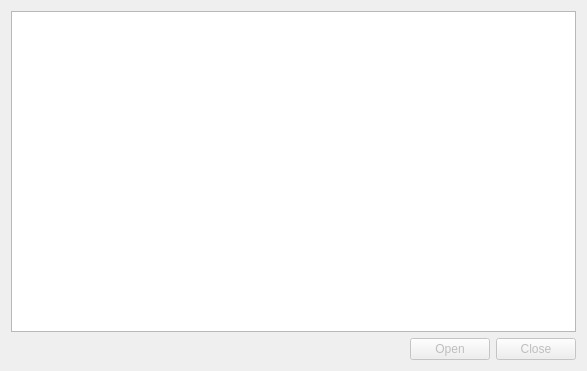
<?xml version="1.0" encoding="UTF-8"?>
<ui version="4.0">
 <class>CompilingDialog</class>
 <widget class="QDialog" name="CompilingDialog">
  <property name="windowModality">
   <enum>Qt::ApplicationModal</enum>
  </property>
  <property name="enabled">
   <bool>true</bool>
  </property>
  <property name="geometry">
   <rect>
    <x>0</x>
    <y>0</y>
    <width>587</width>
    <height>371</height>
   </rect>
  </property>
  <property name="windowTitle">
   <string>Clash Resource Pack Editor</string>
  </property>
  <property name="autoFillBackground">
   <bool>false</bool>
  </property>
  <property name="sizeGripEnabled">
   <bool>false</bool>
  </property>
  <property name="modal">
   <bool>true</bool>
  </property>
  <layout class="QVBoxLayout" name="verticalLayout">
   <item>
    <widget class="QTextEdit" name="output">
     <property name="documentTitle">
      <string>k</string>
     </property>
     <property name="readOnly">
      <bool>true</bool>
     </property>
    </widget>
   </item>
   <item>
    <widget class="QDialogButtonBox" name="buttonBox">
     <property name="enabled">
      <bool>false</bool>
     </property>
     <property name="orientation">
      <enum>Qt::Horizontal</enum>
     </property>
     <property name="standardButtons">
      <set>QDialogButtonBox::Close|QDialogButtonBox::Open</set>
     </property>
     <property name="centerButtons">
      <bool>false</bool>
     </property>
    </widget>
   </item>
  </layout>
 </widget>
 <resources/>
 <connections>
  <connection>
   <sender>buttonBox</sender>
   <signal>accepted()</signal>
   <receiver>CompilingDialog</receiver>
   <slot>accept()</slot>
   <hints>
    <hint type="sourcelabel">
     <x>248</x>
     <y>254</y>
    </hint>
    <hint type="destinationlabel">
     <x>157</x>
     <y>274</y>
    </hint>
   </hints>
  </connection>
  <connection>
   <sender>buttonBox</sender>
   <signal>rejected()</signal>
   <receiver>CompilingDialog</receiver>
   <slot>reject()</slot>
   <hints>
    <hint type="sourcelabel">
     <x>316</x>
     <y>260</y>
    </hint>
    <hint type="destinationlabel">
     <x>286</x>
     <y>274</y>
    </hint>
   </hints>
  </connection>
 </connections>
</ui>
